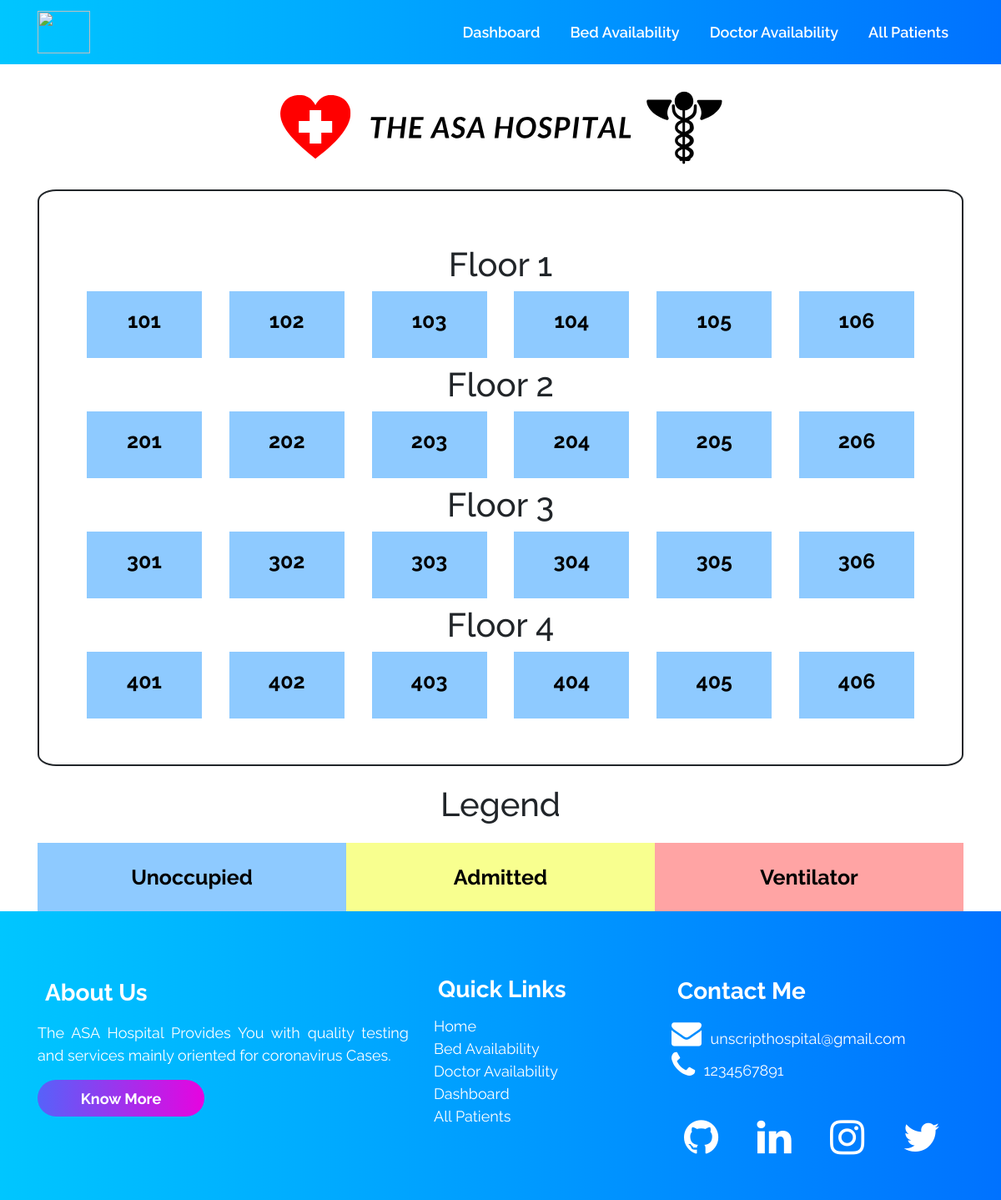
The page /bedavailability/ on the database as committed earlier.
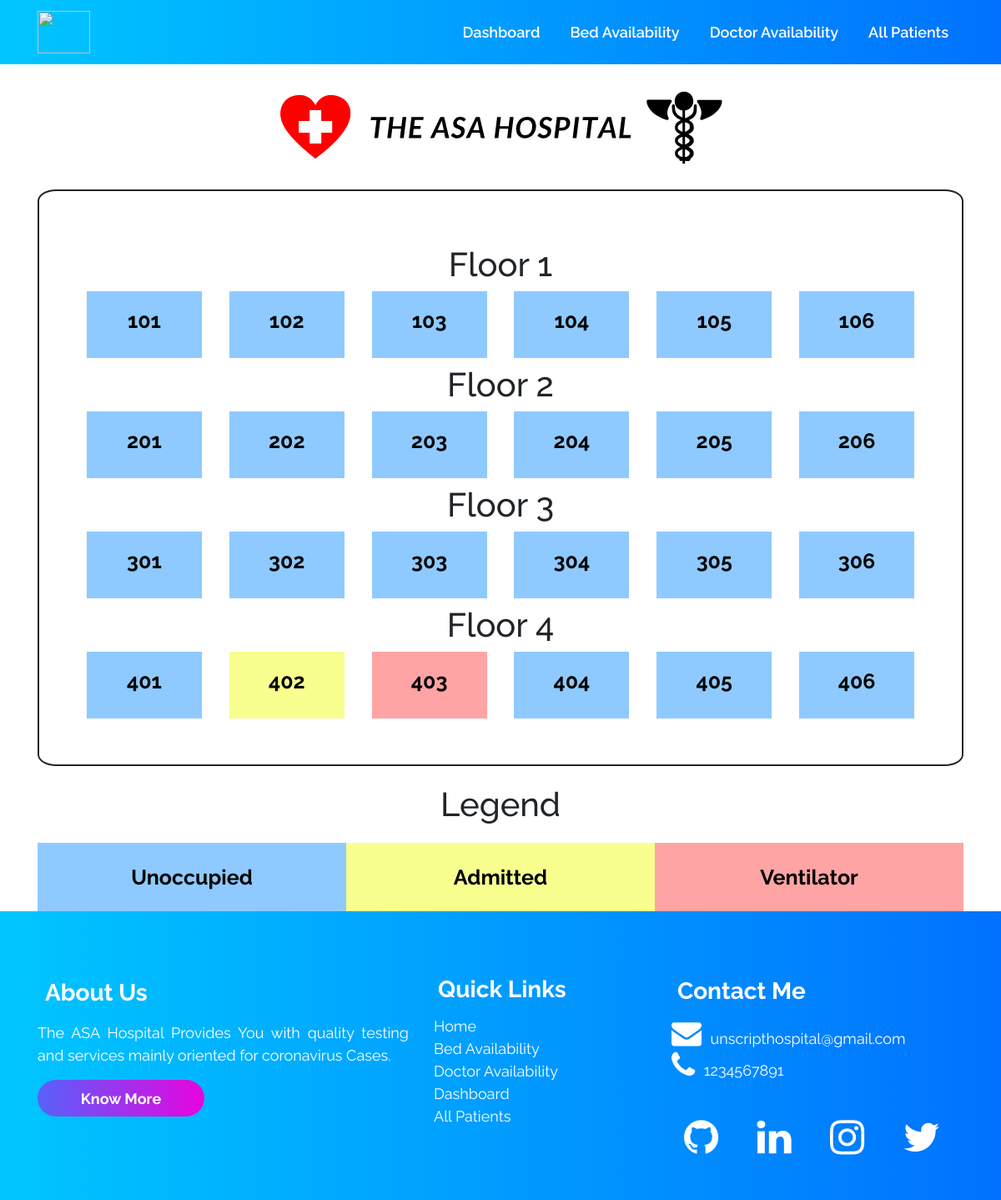
The same page on the database as committed later.
### accounts/models.py (models this page shows, shortened)
class Room (models.Model):
    floor_no = models.IntegerField(default=0)
    room_no = models.CharField(default="", max_length=500)
    ventilator = models.BooleanField(default=False)
    occupied = models.BooleanField(default=False)

### accounts/views.py (the view)
# urls.py: path("bedavailability/", views.bedavailability, name='bedavailability'),
def bedavailability(request):
    all_rooms_objects = Room.objects.all()
    max_rooms_on_floor = 6
    context = {
        'list': list,
        'all_rooms_objects': all_rooms_objects,
        'max_rooms_on_floor': max_rooms_on_floor,
    }
    return render(request, 'bedavailability.html', context)

### templates/bedavailability.html (shortened to what this page needs)
{% extends 'innerbase.html' %}
{% load static %}
{% block cssLinks %}
<link rel="stylesheet" href="{% static 'css/bed.css' %}">
{% endblock %}
{% block body %}
<div class="container my-6">
    <div class="banner">
        <img src="{% static 'svg/hospital banner.svg' %}" width="100%" height="150px" alt="">
    </div>
    <div class="border-outside">
        <div class="inner-container p-6">
            <div class="floor1 row">
                {% for room in all_rooms_objects %}
                {% if forloop.counter0|divisibleby:max_rooms_on_floor %}
            </div>
            <h1 class="text-center my-2">Floor {{room.floor_no}}</h1>
            <div class="floor1 row">
                {% endif %}
                <div class=" col-sm">
                    <a href="/bed-for-patient/{{room.pk}}" style="text-decoration: none;">
                        <div class="card-body     room  {% if room.occupied %}yellow{% endif %}
                                    {% if room.ventilator %}red{% endif %} ">
                            <h5 class="title-for-card">{{room.room_no}}</h5>
                        </div>
                    </a>
                </div>
                {% endfor %}
            </div>
        </div>
    </div>
</div>
<div class="container">
    <h1 class="text-center heading-legend">Legend</h1>
    <div class="container">
        <div class="row text-center">
            <div class="col-md-4 blue">
                Unoccupied
            </div>
            <div class="col-md-4 yellow">
                Admitted
            </div>
            <div class="col-md-4 red">
                Ventilator
            </div>
        </div>
    </div>
</div>
{% endblock %}

### templates/innerbase.html (shortened to what this page needs)
{% load static %}
<!DOCTYPE html>
<html lang="en">
<head>
    <link rel="stylesheet" href="{% static 'css/base.css' %}">
    {% block cssLinks %}{% endblock %}
    <link rel="stylesheet" href="https://cdnjs.cloudflare.com/ajax/libs/font-awesome/4.7.0/css/font-awesome.min.css" />
    <link rel="stylesheet" href="https://stackpath.bootstrapcdn.com/bootstrap/4.5.0/css/bootstrap.min.css"
>
</head>
<body>
    <nav class="navbar navbar-expand-lg sticky-top ">
        <div class="container">
            <a class="navbar-brand" href="/">
                <section id="leftlogo">
                    <img src="https://res.cloudinary.com/dnv3ztqf1/image/upload/v1608906379/Images%20for%20UNSCRIPT%20ROOKIE/logos/navbarlogo_kn59xi.png"
                        width="100%" class="d-inline-block align-top" loading="lazy" />
                </section>
            </a>
            <div class="collapse navbar-collapse" id="navbarNav">
                <ul class="navbar-nav ml-auto">
                    <li class="link-background">
                        <a href="/dashboard" class="nav-link left">Dashboard</a>
                    </li>
                    <li class="link-background">
                        <a href="/bedavailability" class="nav-link left">Bed Availability</a>
                    </li>
                    <li class="link-background">
                        <a href="/doctoravailability" class="nav-link left">Doctor Availability</a>
                    </li>
                    <li class="link-background">
                        <a href="/allpatients" class="nav-link left">All Patients</a>
                    </li>
                </ul>
            </div>
        </div>
    </nav>
    {% block body %}{% endblock %}
    <div class="outer_box_for_waves">
        <section id="wavesbelownavbar">
        </section>
    </div>
    <div class="footer_bottom">
        <br /><br />
        <div class="container">
            <div class="row">
                <div class="col-md-5 footer_about_section">
                    <h3><b>About Us</b></h3>
                    <p class="text-justify about_footer">
                        The ASA Hospital Provides You with quality testing and
                        services mainly oriented for coronavirus Cases.
                    </p>
                    <a href="#"><button id="commonbuttons"><b>Know More</b></button></a>
                </div>
                <div class="col-md-3 footer_quicklinks_section">
                    <h3><b>Quick Links</b></h3>
                    <ul class="footer-links">
                        <li><a href="/">Home</a></li>
                        <li><a href="/bedavailability">Bed Availability</a></li>
                        <li><a href="/doctoravailability">Doctor Availability</a></li>
                        <li><a href="/dashboard">Dashboard</a></li>
                        <li><a href="/allpatients">All Patients</a></li>
                    </ul>
                </div>
                <div class=" col-md-4 footer_contact_section">
                    <h3><b>Contact Me</b></h3>
                    <ul class="footer-links">
                        <li>
                            <a href="mailto:aakashcoder1210@gmail.com?subject =Hello Aakash = Message"><i
                                    style="padding-right: 3%" class="fa fa-2x fa-envelope"
                                    aria-hidden="true"></i>unscripthospital@gmail.com</a>
                        </li>
                        <li>
                            <a href="tel:+91 1234567891"><i style="padding-right: 3%" class="fa fa-2x fa-phone"
                                    aria-hidden="true"></i>1234567891</a>
                        </li>
                    </ul>
                    <br />
                    <div class="container">
                        <div class="row">
                            <div class="col-sm-3">
                                <a href="https://github.com/AakashCode12" target="_blank"><i id="github"
                                        class="fa fa-3x fa-github" aria-hidden="true"></i></a>
                            </div>
                            <div class="col-sm-3">
                                <a href="https://www.linkedin.com/in/aakash-yadav-a30627190/" target="_blank"><i
                                        id="linkedin" class="fa fa-3x fa-linkedin" aria-hidden="true"></i></a>
                            </div>
                            <div class="col-sm-3">
                                <a href="https://www.instagram.com/aakash_igram/" target="_blank"><i id="instagram"
                                        class="fa fa-3x fa-instagram" aria-hidden="true"></i></a>
                            </div>
                            <div class="col-sm-3">
                                <a href="https://twitter.com/Aakashv0007" target="_blank"><i id="twitter"
                                        class="fa fa-3x fa-twitter" aria-hidden="true"></i></a>
                            </div>
                        </div>
                    </div>
                </div>
            </div>
        </div>
        <br /><br />
    </div>
</body>
</html>

### static/css/base.css (style rules this page uses)
* { margin: 0; padding: 0; font-family: "Raleway", sans-serif; scroll-behavior: smooth; }
.navbar a { color: rgb(255, 255, 255) !important; transition: all 0.3s ease-in-out; }
.footer_bottom a { color: rgb(255, 255, 255) !important; transition: all 0.3s ease-in-out; }
h3 { padding: 2% 2% 2% 2%; }
h5 { padding: 0% 0% 2% 0%; }
.navbar-nav li { padding: 0 10px; }
.navbar-nav li a { text-align: right; color: #fff; font-size: large; font-weight: 600; }
.navbar { background: -webkit-linear-gradient(right, #0072ff, #00c6ff); }
#leftlogo img { width: 63.48px; height: 51.24px; }
a.left { position: relative; }
a.left:before { content: ""; position: absolute; width: 0; height: 3px; bottom: 0; left: 0; background-color: rgb(255, 255, 255); visibility: hidden; transition: all 0.3s ease-in-out; }
#commonbuttons { padding: 2%; border: none; border-radius: 25px; color: white; font-size: 18px; background: -webkit-linear-gradient(right, hsl(302, 97%, 46%), #6156f9e3); width: 200px; transition: all 0.3s ease-in; border: none; }
.outer_box_for_waves { overflow: hidden; color: aliceblue; background: -webkit-linear-gradient(right, #0072ff, #00c6ff); }
.footer_bottom { background: -webkit-linear-gradient(right, #0072ff, #00c6ff); }
.footer_about_section h3 { color: #fff; }
.footer_quicklinks_section h3 { color: #fff; }
.footer_contact_section h3 { color: #fff; }
.footer_about_section p { color: #fff; }
.footer_about_section p { font-size: 18px; }
.footer-links li { list-style: none; font-size: 18px; }
.footer-links li a { text-decoration: wavy; }
#github { color: #ffffff; padding: 5% 0% 5% 0%; }
#linkedin { color: #ffffff; padding: 5% 0% 5% 0%; }
#instagram { color: #ffffff; padding: 5% 0% 5% 0%; }
#twitter { color: #ffffff; padding: 5% 0% 5% 0%; }

### static/css/bed.css (style rules this page uses)
.border-outside { padding: 5%; border-width: 2px; border-style: solid; border-radius: 2%; }
.room { padding: 2%; margin-left: 1%; margin-right: 1%; background-color: rgb(142, 202, 255); color: rgb(0, 0, 0); font-size: 25px; text-align: center; font-weight: 700; }
.heading-legend { margin: 2%; }
.blue { padding: 2%; background-color: rgb(142, 202, 255); color: rgb(0, 0, 0); font-size: 25px; text-align: center; font-weight: 700; }
.yellow { padding: 2%; background-color: #f8ff8f; color: rgb(0, 0, 0); font-size: 25px; text-align: center; font-weight: 700; }
.red { padding: 2%; background-color: #ffa4a4; color: rgb(0, 0, 0); font-size: 25px; text-align: center; font-weight: 700; }
.card-body { transition: all 0.1s ease-out; }
.title-for-card { color: rgb(0, 0, 0); font-size: 25px; text-align: center; font-weight: 700; }

Rows that differ between the two databases and show on the page:
changed Room (number 20 of 24 on the later page): occupied False → True (drawn)
changed Room (number 21 of 24 on the later page): ventilator False → True (drawn)
